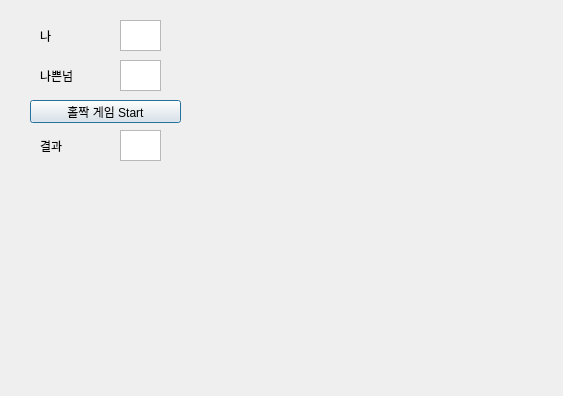
<?xml version="1.0" encoding="UTF-8"?>
<ui version="4.0">
 <class>Dialog</class>
 <widget class="QDialog" name="Dialog">
  <property name="geometry">
   <rect>
    <x>0</x>
    <y>0</y>
    <width>563</width>
    <height>396</height>
   </rect>
  </property>
  <property name="windowTitle">
   <string>Dialog</string>
  </property>
  <widget class="QTextEdit" name="t1">
   <property name="geometry">
    <rect>
     <x>120</x>
     <y>20</y>
     <width>41</width>
     <height>31</height>
    </rect>
   </property>
  </widget>
  <widget class="QTextEdit" name="t2">
   <property name="geometry">
    <rect>
     <x>120</x>
     <y>60</y>
     <width>41</width>
     <height>31</height>
    </rect>
   </property>
  </widget>
  <widget class="QTextEdit" name="t3">
   <property name="geometry">
    <rect>
     <x>120</x>
     <y>130</y>
     <width>41</width>
     <height>31</height>
    </rect>
   </property>
  </widget>
  <widget class="QPushButton" name="btn">
   <property name="geometry">
    <rect>
     <x>30</x>
     <y>100</y>
     <width>151</width>
     <height>23</height>
    </rect>
   </property>
   <property name="text">
    <string>홀짝 게임 Start</string>
   </property>
  </widget>
  <widget class="QLabel" name="lbl1">
   <property name="geometry">
    <rect>
     <x>40</x>
     <y>30</y>
     <width>56</width>
     <height>12</height>
    </rect>
   </property>
   <property name="text">
    <string>나</string>
   </property>
  </widget>
  <widget class="QLabel" name="lbl2">
   <property name="geometry">
    <rect>
     <x>40</x>
     <y>70</y>
     <width>56</width>
     <height>12</height>
    </rect>
   </property>
   <property name="text">
    <string>나쁜넘</string>
   </property>
  </widget>
  <widget class="QLabel" name="lbl3">
   <property name="geometry">
    <rect>
     <x>40</x>
     <y>140</y>
     <width>56</width>
     <height>12</height>
    </rect>
   </property>
   <property name="text">
    <string>결과</string>
   </property>
  </widget>
 </widget>
 <resources/>
 <connections/>
</ui>
